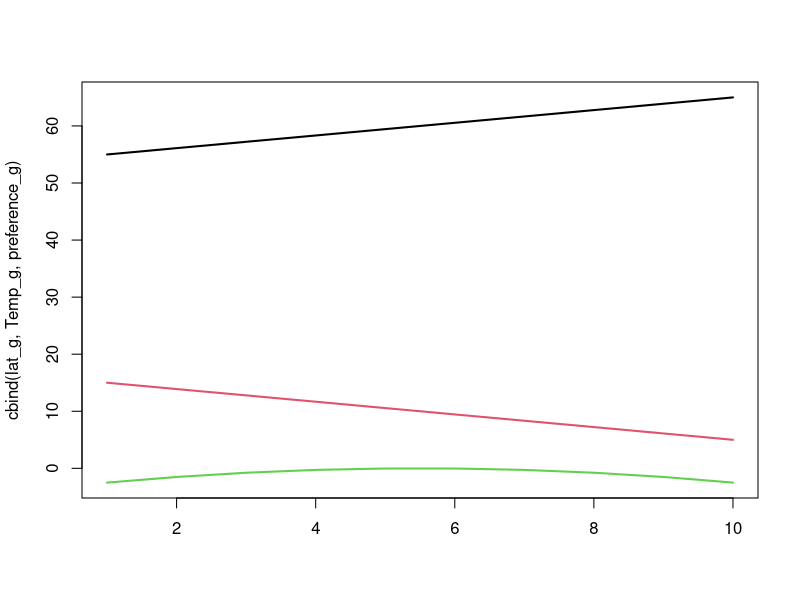
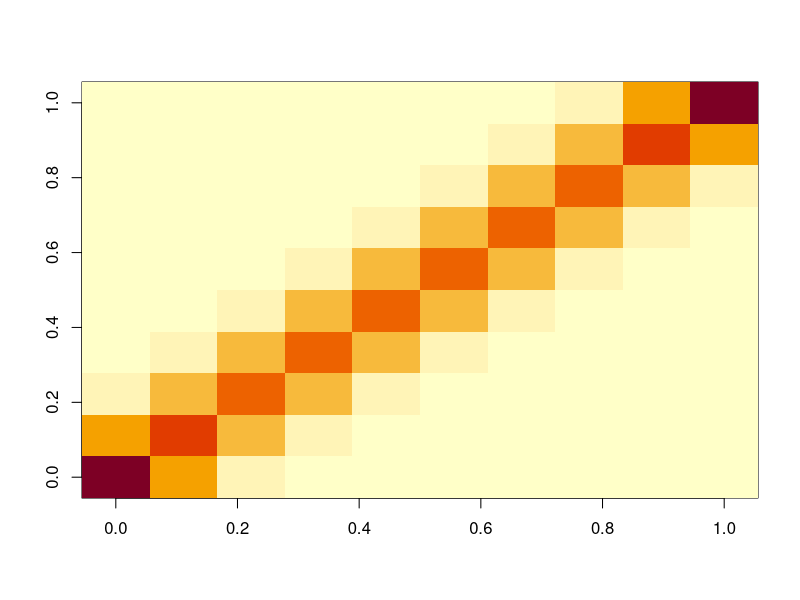
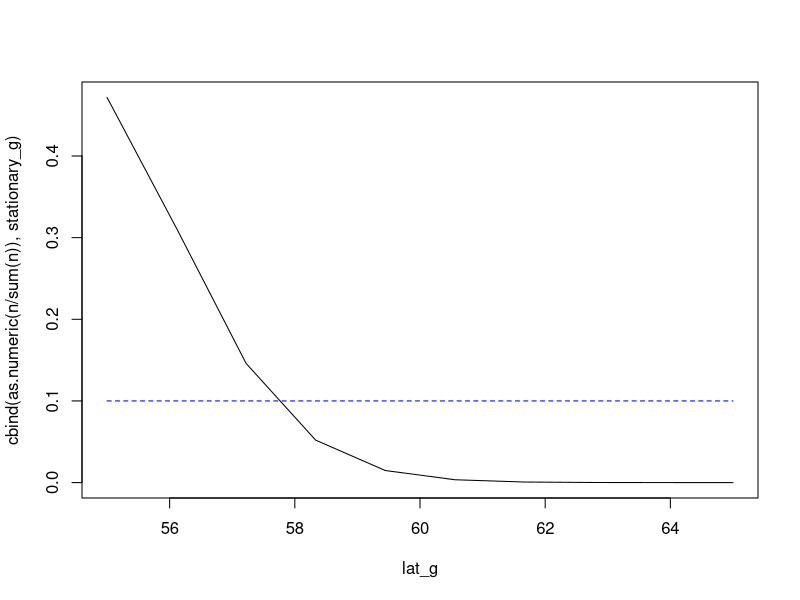
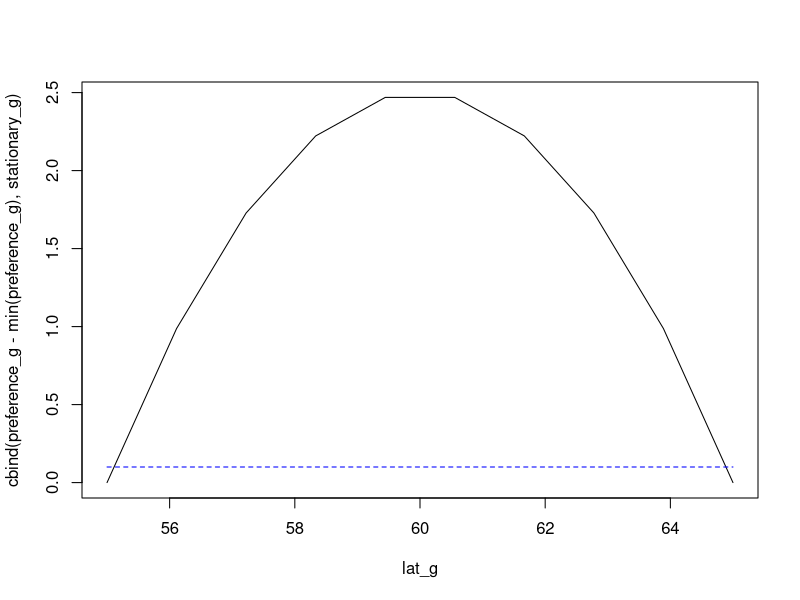

R code for these plots, in order:

library(Matrix)
n_g = 10

# Domain characteristics
lat_g = seq(55, 65, length=n_g)
Temp_g = seq(15, 5, length=n_g)

# Parameters
diffusion = .8^2
preference_g =  (-.1 * (Temp_g - 10)^2)

# plot
matplot( cbind(lat_g,Temp_g,preference_g), type="l", lty="solid", lwd=2 )

# Movement operator
A_gg = ifelse( round(abs(outer(lat_g,lat_g,"-")),2) == round(mean(diff(lat_g)),2), 1, 0 )

# Diffusion
diffusion_gg = A_gg * diffusion
diag(diffusion_gg) = -1 * colSums(diffusion_gg)
# Taxis
taxis_gg = A_gg * outer(preference_g, preference_g, "-")
diag(taxis_gg) = -1 * colSums(taxis_gg)
# Total
mrate_gg = diffusion_gg #+ taxis_gg
# Annualized
mfraction_gg = Matrix::expm(mrate_gg)
image(as.matrix(mfraction_gg))
rowSums(mfraction_gg)
colSums(mfraction_gg)


n <- matrix(ncol = 1, nrow = n_g,rep(0,n_g))

n[1,1] <-  100

for (y in 1:2){
  
 n <-  mfraction_gg %*% n
  
}

# Stationary distribution

stationary_g = eigen(mfraction_gg)$vectors[,1]

stationary_g = stationary_g / sum(stationary_g)

matplot( x=lat_g, y=cbind(as.numeric(n / sum(n)),stationary_g), type="l", col=c("black","blue") )






#
matplot( x=lat_g, y=cbind(preference_g-min(preference_g),stationary_g), type="l", col=c("black","blue") )

# n(t+1) = Mrate_gg * n(t)
